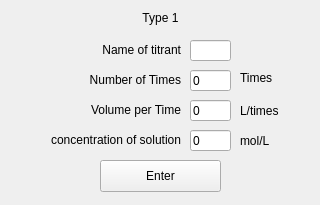
<?xml version="1.0" encoding="UTF-8"?>
<ui version="4.0">
 <class>Form</class>
 <widget class="QWidget" name="Form">
  <property name="geometry">
   <rect>
    <x>0</x>
    <y>0</y>
    <width>320</width>
    <height>205</height>
   </rect>
  </property>
  <property name="windowTitle">
   <string>Enter Type 1 Titrant</string>
  </property>
  <widget class="QLabel" name="solutionType">
   <property name="geometry">
    <rect>
     <x>20</x>
     <y>10</y>
     <width>281</width>
     <height>16</height>
    </rect>
   </property>
   <property name="text">
    <string>Type 1</string>
   </property>
   <property name="alignment">
    <set>Qt::AlignCenter</set>
   </property>
  </widget>
  <widget class="QLabel" name="label_2">
   <property name="geometry">
    <rect>
     <x>70</x>
     <y>70</y>
     <width>111</width>
     <height>20</height>
    </rect>
   </property>
   <property name="text">
    <string>Number of Times</string>
   </property>
   <property name="alignment">
    <set>Qt::AlignRight|Qt::AlignTrailing|Qt::AlignVCenter</set>
   </property>
  </widget>
  <widget class="QLabel" name="label_3">
   <property name="geometry">
    <rect>
     <x>30</x>
     <y>100</y>
     <width>151</width>
     <height>20</height>
    </rect>
   </property>
   <property name="text">
    <string>Volume per Time</string>
   </property>
   <property name="alignment">
    <set>Qt::AlignRight|Qt::AlignTrailing|Qt::AlignVCenter</set>
   </property>
  </widget>
  <widget class="QLineEdit" name="times">
   <property name="geometry">
    <rect>
     <x>190</x>
     <y>70</y>
     <width>41</width>
     <height>21</height>
    </rect>
   </property>
   <property name="text">
    <string>0</string>
   </property>
  </widget>
  <widget class="QLabel" name="label_4">
   <property name="geometry">
    <rect>
     <x>240</x>
     <y>70</y>
     <width>41</width>
     <height>16</height>
    </rect>
   </property>
   <property name="text">
    <string>Times</string>
   </property>
   <property name="alignment">
    <set>Qt::AlignLeading|Qt::AlignLeft|Qt::AlignVCenter</set>
   </property>
  </widget>
  <widget class="QLabel" name="label_5">
   <property name="geometry">
    <rect>
     <x>240</x>
     <y>100</y>
     <width>51</width>
     <height>21</height>
    </rect>
   </property>
   <property name="text">
    <string>L/times</string>
   </property>
   <property name="alignment">
    <set>Qt::AlignLeading|Qt::AlignLeft|Qt::AlignVCenter</set>
   </property>
  </widget>
  <widget class="QLineEdit" name="volume">
   <property name="geometry">
    <rect>
     <x>190</x>
     <y>100</y>
     <width>41</width>
     <height>21</height>
    </rect>
   </property>
   <property name="text">
    <string>0</string>
   </property>
  </widget>
  <widget class="QPushButton" name="enterButton">
   <property name="geometry">
    <rect>
     <x>100</x>
     <y>160</y>
     <width>121</width>
     <height>32</height>
    </rect>
   </property>
   <property name="text">
    <string>Enter</string>
   </property>
  </widget>
  <widget class="QLineEdit" name="concentration">
   <property name="geometry">
    <rect>
     <x>190</x>
     <y>130</y>
     <width>41</width>
     <height>21</height>
    </rect>
   </property>
   <property name="text">
    <string>0</string>
   </property>
  </widget>
  <widget class="QLabel" name="label_6">
   <property name="geometry">
    <rect>
     <x>240</x>
     <y>130</y>
     <width>41</width>
     <height>21</height>
    </rect>
   </property>
   <property name="text">
    <string>mol/L</string>
   </property>
   <property name="alignment">
    <set>Qt::AlignLeading|Qt::AlignLeft|Qt::AlignVCenter</set>
   </property>
  </widget>
  <widget class="QLabel" name="label_7">
   <property name="geometry">
    <rect>
     <x>30</x>
     <y>130</y>
     <width>151</width>
     <height>20</height>
    </rect>
   </property>
   <property name="text">
    <string>concentration of solution</string>
   </property>
   <property name="alignment">
    <set>Qt::AlignRight|Qt::AlignTrailing|Qt::AlignVCenter</set>
   </property>
  </widget>
  <widget class="QLineEdit" name="name">
   <property name="geometry">
    <rect>
     <x>190</x>
     <y>40</y>
     <width>41</width>
     <height>21</height>
    </rect>
   </property>
   <property name="text">
    <string/>
   </property>
  </widget>
  <widget class="QLabel" name="label_9">
   <property name="geometry">
    <rect>
     <x>70</x>
     <y>40</y>
     <width>111</width>
     <height>20</height>
    </rect>
   </property>
   <property name="text">
    <string>Name of titrant</string>
   </property>
   <property name="alignment">
    <set>Qt::AlignRight|Qt::AlignTrailing|Qt::AlignVCenter</set>
   </property>
  </widget>
 </widget>
 <resources/>
 <connections/>
</ui>
